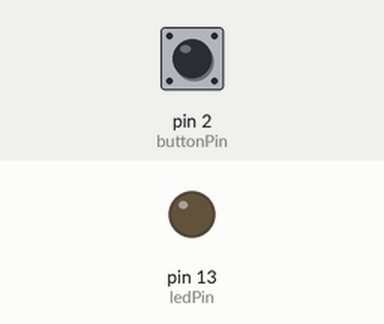
This sketch was run on a simulated Arduino Uno, built with avr-gcc and run on an emulated ATmega328P. On the bench: output pins drawn as LEDs (lit = HIGH). Dashed ring = blinking. Inputs (shaded band) come from the test bench; at power-on: pin 2 (buttonPin) LOW. What the sketch prints to the serial monitor is not drawn.

Above: at 1.2 s.
1.3 s: pin 2 (buttonPin) pulled HIGH for 0.15 s
At 1.38 s:
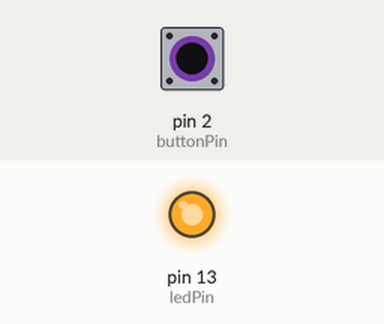
2.9 s: pin 2 (buttonPin) pulled HIGH for 0.15 s
At 4.1 s:
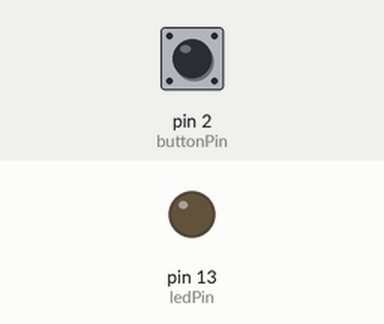
6.0 s: pin 2 (buttonPin) pulled HIGH for 3.2 s
At 7.3 s:
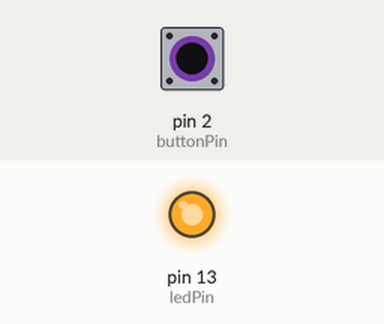
10.7 s: pin 2 (buttonPin) pulsed HIGH 2 times (0.12 s each, 0.3 s apart)
At 10.76 s:
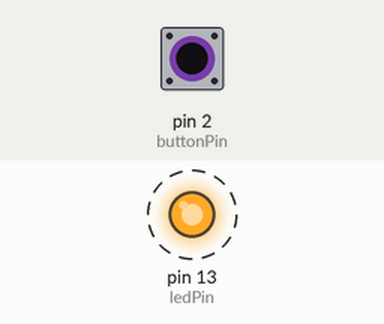
14.3 s: pin 2 (buttonPin) pulsed HIGH 5 times (0.12 s each, 0.3 s apart)
At 16.2 s:
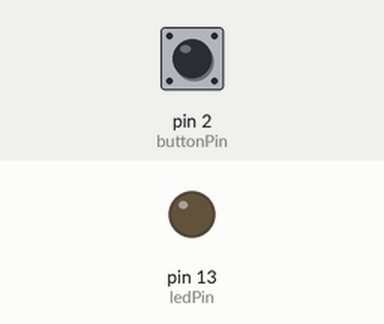
Timing chart, 0 to 17.7 s (numbered marks = the images above; inputs shaded):
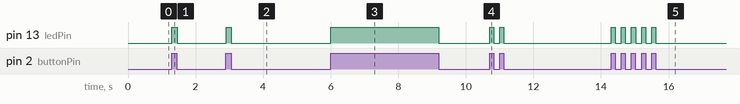

Measured:
- after the input at 1.3 s, pin 13 (ledPin): LOW → HIGH at once, → LOW 0.16 s later
- after the input at 2.9 s, pin 13 (ledPin): LOW → HIGH at once, → LOW 0.15 s later
- after the input at 6.0 s, pin 13 (ledPin): LOW → HIGH at once, → LOW 3.2 s later
- after the input at 10.7 s, pin 13 (ledPin): alternates HIGH for 0.12 s and LOW for 0.18 s, 4 changes in all, then stays LOW, starting at once
- after the input at 14.3 s, pin 13 (ledPin): alternates HIGH for 0.12 s and LOW for 0.18 s, 10 changes in all, then stays LOW, starting at once

The sketch:

button_led_on_off.ino
```cpp
const int buttonPin = 2;
const int ledPin = 13;

int buttonState = 0;

void setup() {
  // put your setup code here, to run once:
  Serial.begin(9600);

  pinMode(ledPin, OUTPUT);
  pinMode(buttonPin, INPUT);

}

void loop() {
  // put your main code here, to run repeatedly:
  buttonState = digitalRead(buttonPin);

  if (buttonState == HIGH) {
    digitalWrite(ledPin, HIGH);
    Serial.println("HIGH");
  } else {
    digitalWrite(ledPin, LOW);
    Serial.println("LOW");
  }
}
```
